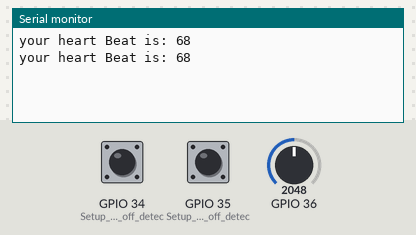
Bench run of a sketch on a simulated ESP32. On the bench: the last lines printed to the serial monitor. The inputs (shaded band) are chosen by the test bench; at power-on: GPIO 34 (Setup_for_leads_off_detec) LOW, GPIO 36 = 2048, GPIO 35 (Setup_for_leads_off_detec) LOW.

Above: at 2.3 s.
2.4 s: GPIO 34 (Setup_for_leads_off_detec) pulled HIGH for 1.8 s
At 3.3 s:
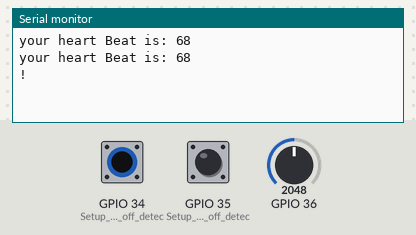
5.7 s: GPIO 36 set to 2866
At 6.8 s:
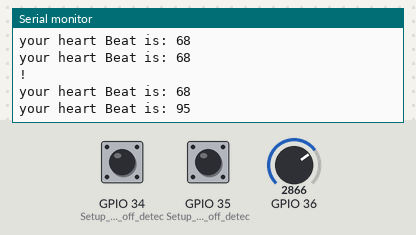
7.8 s: GPIO 36 set to 3603
At 10.2 s:
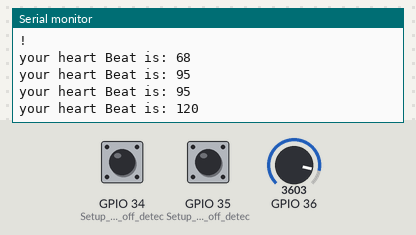
Timing chart, 0 to 11.7 s (numbered marks = the images above; inputs shaded):
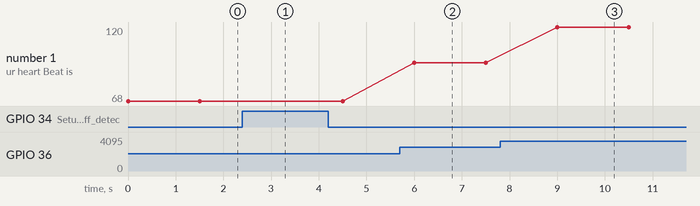

The sketch:

ECG.ino
```cpp
/******************************************************************************
Heart_Rate_Display.ino
Publisher: https://www.circuitschools.com
******************************************************************************/
int hearthBeat =0;


void setup() {
  // initialize the serial communication:
  Serial.begin(115200);
  pinMode(34, INPUT); // Setup for leads off detection LO +
  pinMode(35, INPUT); // Setup for leads off detection LO -

}

void loop() {

  if((digitalRead(34) == 1)||(digitalRead(35) == 1)){
    Serial.println('!');
  }
  else{
    // send the value of analog input 0:
    hearthBeat = ((analogRead(A0)*100)/3000);
   String msg = "your heart Beat is: " + String(hearthBeat);
      Serial.println(msg);
  }
  //Wait for a bit to keep serial data from saturating
  delay(1500);
}
```

Measured:
- after the input at 2.4 s, the serial monitor: prints a new line after 0.60 s (image 1)
- after the input at 5.7 s, the serial monitor: prints a new line after 0.30 s (image 2)
- after the input at 7.8 s, the serial monitor: prints a new line after 1.2 s (image 3)
- plotted number 1: 68 → 95 after the input at 5.7 s, 95 → 120 after the input at 7.8 s
